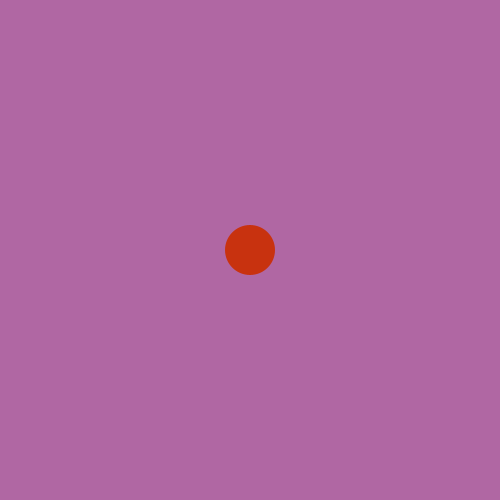
Frame 1 (no input)
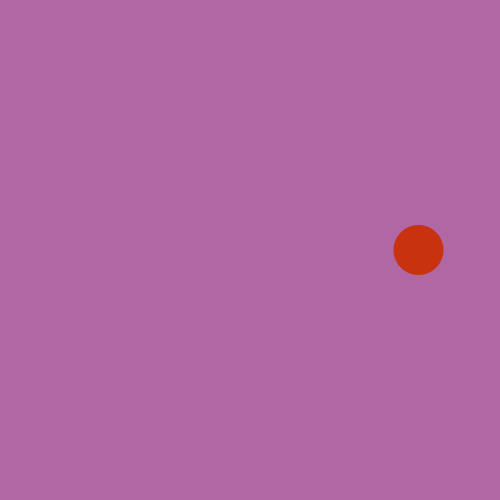
Frame 60 (the mouse pressed at the canvas centre just before this capture)
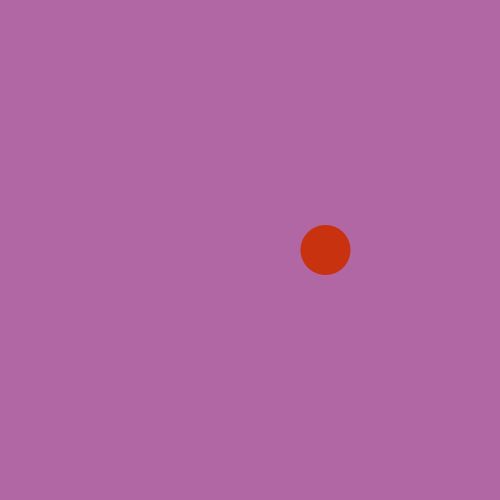
Frame 120 (the mouse held since frame 60 and released just before this capture)

The Processing sketch that drew these frames (run headless with seeded random() and noise(); from frame 60 on, the mouse is pressed at the canvas centre):

// Processing sketch: por_ejemplo02
// ── por_ejemplo02.pde
//Universidad del Desarrollo - Facultad de Diseño - Diseño Digital - 6to semestre - Expresión Digital II 
// Catalina Juez

// https://www.youtube.com/watch?v=TQ_WZU5s_VA&t=530s
/* En este ejemplo tendremos una pelota que se encuentra en constnte movimiento por el eje X, 
y que además parte su velocidad en 0 hasta llegar a 15.Y podemos restar o sumar su aceleración 
lo cual causa que este circulo se frene para que luego cambie la dirección en que se mueve.
*/
Cata [] n = new Cata [1];

void setup() {
  size (500, 500);
  for (int i = 0; i< n.length; i ++) {
    n[i] = new Cata();
  }
}

void draw() {
  background(176, 103, 163);
  for (int i = 0; i< n.length; i ++) {
    n[i].circulo();
    n[i].movimiento();
    n[i].repeticion();
    n[i].keyPressed();

  }
}
// ── Cata.pde
class Cata {

  PVector pos; // Creamos nuestros vectores
  PVector vel;
  PVector acel;
  float limiteVel;

  Cata () {

    pos = new PVector(250, 250); // Asignamos sus valores
    vel = new PVector(0, 0);
    acel = new PVector (0.5, 0);
    limiteVel = 15;
  }

  void circulo () {
    strokeWeight(1);
    stroke(255);
    fill (200, 50, 15);
    noStroke();
    ellipse(pos.x, pos.y, 50, 50);
  }

  void movimiento() {
    vel.add(acel); // Sumamos la aceleración a nuestra velocidad
    pos.add(vel); // Sumamos la velocidad a la posición
    vel.limit(limiteVel); // Definimos una velocidad limite
  }

  void repeticion() {
    if (pos.x > width) pos.x = 0;
    if (pos.x < 0) pos.x = width;
    if (pos.y > height) pos.y = 0;
    if (pos.y < 0) pos.x = height;
  }
  
  void keyPressed () {
    if (key == 'x') {   // Si apretas “x”  al vector “acel” se le resta 1.
      acel.x = -0.5; // Cambiamos nuestra acelereacón a  negativo
    }
    if (key == 'y') {   // Si apretas “x”  al vector “acel” se le suma 1.
      acel.x = +0.5; // Volvemos a poner nuestra aceleración como positivo
    }
  }
}
